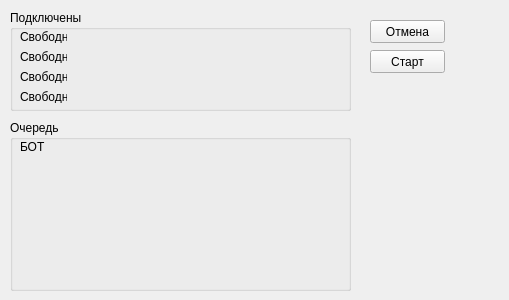
<?xml version="1.0" encoding="UTF-8"?>
<ui version="4.0">
 <class>Form</class>
 <widget class="QWidget" name="Form">
  <property name="geometry">
   <rect>
    <x>0</x>
    <y>0</y>
    <width>509</width>
    <height>300</height>
   </rect>
  </property>
  <property name="windowTitle">
   <string>Form</string>
  </property>
  <widget class="QGroupBox" name="groupBoxConnected">
   <property name="geometry">
    <rect>
     <x>10</x>
     <y>10</y>
     <width>341</width>
     <height>101</height>
    </rect>
   </property>
   <property name="title">
    <string>Подключены</string>
   </property>
   <widget class="QLabel" name="l1">
    <property name="geometry">
     <rect>
      <x>10</x>
      <y>20</y>
      <width>47</width>
      <height>13</height>
     </rect>
    </property>
    <property name="text">
     <string>Свободно</string>
    </property>
   </widget>
   <widget class="QLabel" name="l2">
    <property name="geometry">
     <rect>
      <x>10</x>
      <y>40</y>
      <width>47</width>
      <height>13</height>
     </rect>
    </property>
    <property name="text">
     <string>Свободно</string>
    </property>
   </widget>
   <widget class="QLabel" name="l3">
    <property name="geometry">
     <rect>
      <x>10</x>
      <y>60</y>
      <width>47</width>
      <height>13</height>
     </rect>
    </property>
    <property name="text">
     <string>Свободно</string>
    </property>
   </widget>
   <widget class="QLabel" name="l4">
    <property name="geometry">
     <rect>
      <x>10</x>
      <y>80</y>
      <width>47</width>
      <height>13</height>
     </rect>
    </property>
    <property name="text">
     <string>Свободно</string>
    </property>
   </widget>
  </widget>
  <widget class="QGroupBox" name="groupBoxQueue">
   <property name="geometry">
    <rect>
     <x>10</x>
     <y>120</y>
     <width>341</width>
     <height>171</height>
    </rect>
   </property>
   <property name="title">
    <string>Очередь</string>
   </property>
   <widget class="QLabel" name="queueItem">
    <property name="geometry">
     <rect>
      <x>10</x>
      <y>20</y>
      <width>47</width>
      <height>13</height>
     </rect>
    </property>
    <property name="text">
     <string>БОТ</string>
    </property>
   </widget>
  </widget>
  <widget class="QPushButton" name="btnBack">
   <property name="geometry">
    <rect>
     <x>370</x>
     <y>20</y>
     <width>75</width>
     <height>23</height>
    </rect>
   </property>
   <property name="text">
    <string>Отмена</string>
   </property>
  </widget>
  <widget class="QPushButton" name="btnStart">
   <property name="geometry">
    <rect>
     <x>370</x>
     <y>50</y>
     <width>75</width>
     <height>23</height>
    </rect>
   </property>
   <property name="text">
    <string>Старт</string>
   </property>
  </widget>
 </widget>
 <resources/>
 <connections/>
</ui>
